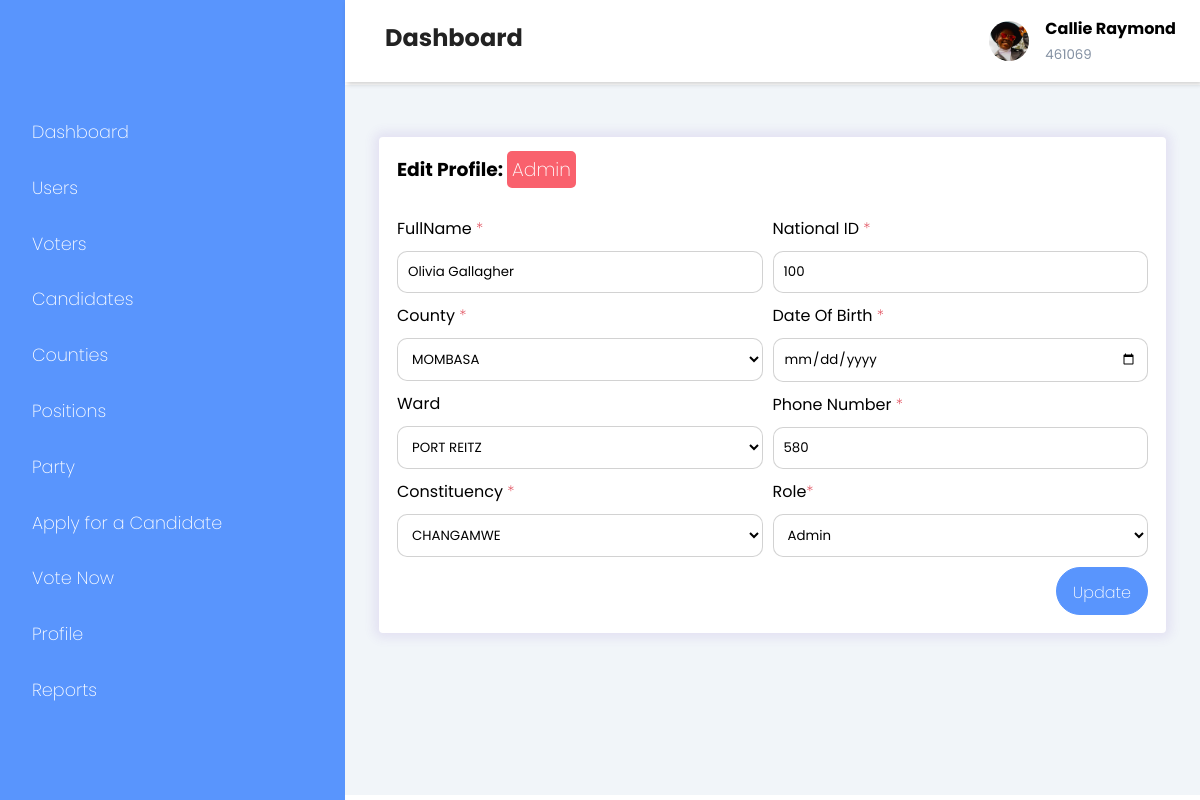
The app's page /admin/edit-user.php?edit_user=15 (signed in) with its own data.
### tables this page shows
CREATE TABLE `users` (
  `id` int(11) NOT NULL,
  `voter_id` int(11) NOT NULL,
  `fullname` varchar(255) NOT NULL,
  `date_of_birth` varchar(255) DEFAULT NULL,
  `national_id` int(11) NOT NULL,
  `phone_number` varchar(255) NOT NULL,
  `county` varchar(255) NOT NULL,
  `constituency` varchar(255) NOT NULL,
  `ward` varchar(255) NOT NULL,
  `is_admin` tinyint(1) DEFAULT NULL,
  `is_voter` tinyint(1) DEFAULT NULL,
  `is_candidate` tinyint(1) DEFAULT NULL,
  `party` varchar(255) DEFAULT NULL,
  `position` varchar(255) DEFAULT NULL,
  `is_verified` int(11) NOT NULL DEFAULT 0,
  `password` text NOT NULL,
  `created_at` timestamp NOT NULL DEFAULT current_timestamp()
);

### functions/functions.php (called while the page is built, shortened)
<?php include "../db/helpers.php";
if (isset($_GET['edit_user'])) {
    $id = $_GET['edit_user'];
    $sql = "SELECT * FROM users WHERE id = '$id' LIMIT 1";
    $result = query($sql);
    if (mysqli_num_rows($result) == 1) {
        while ($row = fetch_array($result)) {
            $fullname = $row['fullname'];
            $national_id = $row['national_id'];
            $phone_number = $row['phone_number'];
            $is_admin = $row['is_admin'];
            $is_candidate = $row['is_candidate'];
            if ($is_admin) {
                $role = "Admin";
            } elseif ($is_candidate) {
                $role = "Candidate";
            } else {
                $role = "Voter";
            }
        }
    } else {
        redirect("users.php");
    }
}

### admin/edit-user.php (the view, shortened to what this page needs)
<?php
include "../shared/header.php";
?>
<div class="main-content">
    <?php include "../shared/top-nav.php" ?>
    <main>
        <div class="add-user-grid">
            <div class="add-users">
                <div class="card">
                    <div class="card-header">
                        <h3>Edit Profile: <span class="badge bg-secondary"><?php echo $role ?></h3>
                    </div>
                    <div class="card-body">
                        <form action="<?php echo htmlspecialchars($_SERVER["PHP_SELF"]); ?>" method="post">
                            <div class="row">
                                <div class="col-6 pr-5">
                                    <label for="fullname">FullName <span class="text-danger">*</label>
                                    <input type="text" id="fullname" name="fullname" placeholder="FullName" value="<?php echo $fullname ?>" required><br>
                                    <label for="county">County <span class="text-danger">*</label>
                                    <select id="county" name="county">
                                        <?php echo counties() ?>
                                    </select>
                                    <label for="ward">Ward</label>
                                    <select id="ward" name="ward">
                                    </select>
                                    <label for="constituency">Constituency <span class="text-danger">*</label>
                                    <select id="constituency" name="constituency">
                                        <?php echo constituency() ?>
                                    </select>
                                </div>
                                <div class="col-6">
                                    <label for="nationalID">National ID <span class="text-danger">*</label>
                                    <input type="number" id="nationalID" name="national_id" placeholder="Minimum of 8 digits required..." value="<?php echo $national_id ?>" required><br>
                                    <label for="date">Date Of Birth <span class="text-danger">*</label>
                                    <input type="date" id="date" name="date_of_birth" value="<?php echo $date_of_birth ?>"><br>
                                    <label for="phonenumber">Phone Number <span class="text-danger">*</label>
                                    <input type="text" id="phonenumber" name="phone_number" placeholder="Please enter valid phone number..." value="<?php echo $phone_number ?>" required><br>
                                    <label for="role">Role<span class="text-danger">*</label>
                                    <select id="role" name="role">
                                        <option value="admin">Admin</option>
                                    </select>
                                    <div class="create-btn">
                                        <button type="submit" class="button" name="update_user"><span class="las la-save"></span><span>Update</span></button>
                                    </div>
                                </div>
                            </div>
                        </form>
                    </div>
                </div>
            </div>
        </div>
    </main>
</div>
<?php include "../shared/footer.php"; ?>

### assets/css/index.css (style rules this page uses)
* { margin: 0; padding: 0; box-sizing: border-box; font-family: 'Poppins'; list-style-type: none; text-decoration: none; }
:root { --main-color: #5995fd; --color-dark: #1d2231; --text-grey: #8390a2; }
.col-6 { width: 50%; float: left; }
.main-content { margin-left: 345px; transition: margin-left 300ms; }
main { margin-top: 85px; padding: 2rem 1.5rem; background: #f1f5f9; min-height: calc(100vh - 90px); }
.card { background: #fff; border-radius: 5px; }
.card-body, .card-header { padding: 1rem; }
.card-header { display: flex; justify-content: space-between; align-items: center; }
.bg-secondary { background-color: #f9616d; padding: 5px; border-radius: 5px; color: #fff; }
.button { background-color: #5995fd; border-radius: 25px; color: #fff; font-size: 1rem; padding: .5rem 1rem; border: 1px solid var(--main-color); }
#fullname, #phonenumber, #password, #password2, #nationalID, #county, #date, #constituency, #ward, #role, #position, #party { width:100%; padding: 10px; margin: 10px 0; margin-left: 0px; border: 1px solid rgba(128, 128, 128, 0.356) ; border-radius: 10px; background-color: #fff; }
.card { text-align: left; position: relative; display: flex; flex-direction: column; word-wrap: break-word; background-color: #fff; background-clip: border-box; border: 2px solid #fff; border-radius: 0.25rem; }
.row { display: flex; flex-wrap: wrap; }
.text-danger { color: #dc3545!important; }
.create-btn { display: flex; justify-content: flex-end; }
.card { position: relative; display: flex; flex-direction: column; min-width: 0; margin-top: 20px; margin-inline: 10px; word-wrap: break-word; background-color: #fff; background-clip: border-box; border: 2px solid #fff; border-radius: 0.25rem; box-shadow: 0 0 11px 5px rgb(103 58 183 / 10%); transition: all 300ms ease-in-out; -webkit-transition: all 300ms ease-in-out; }
span { font-weight: 200; }

### shared/header.php (style rules this page uses)
.pr-5 { padding-right: 10px; }

### records on screen
users: is_admin "Admin", fullname "Olivia Gallagher", national_id "100", phone_number "580"

### other values on screen
$_SESSION["name"] "Callie Raymond"
$_SESSION["voter_id"] "461069"
form field county "MOMBASA"
form field ward "PORT REITZ"
form field constituency "CHANGAMWE"
